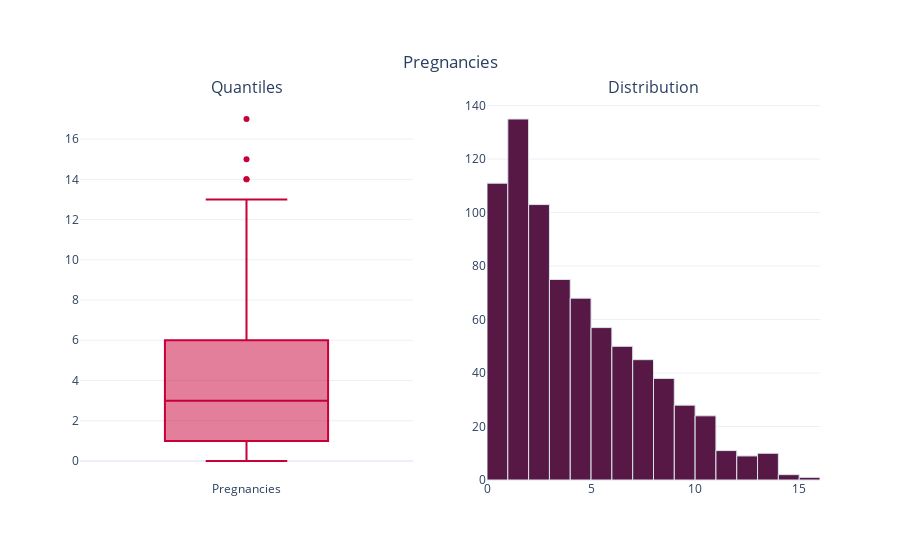
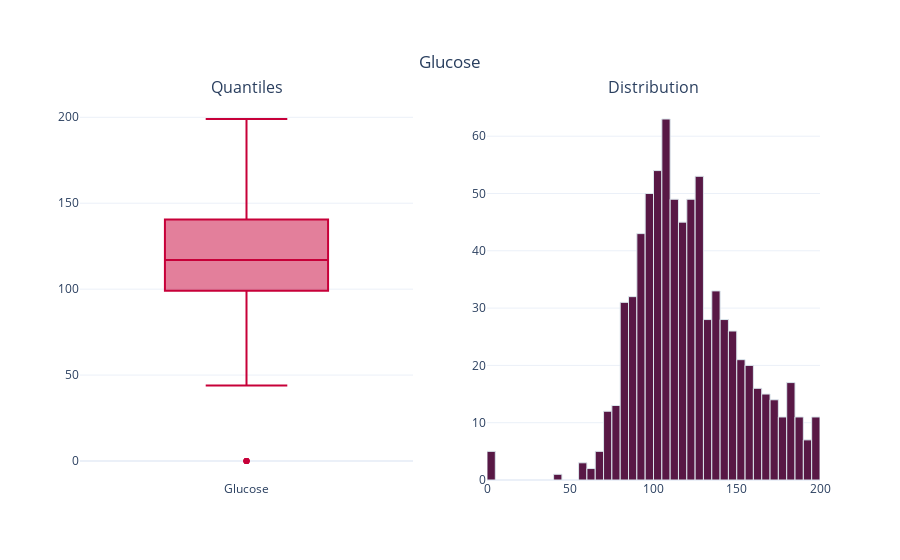
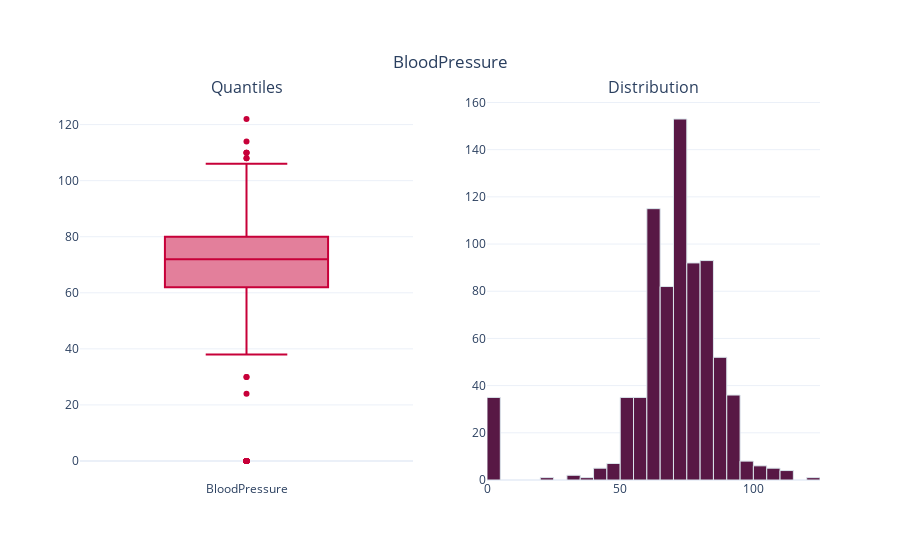
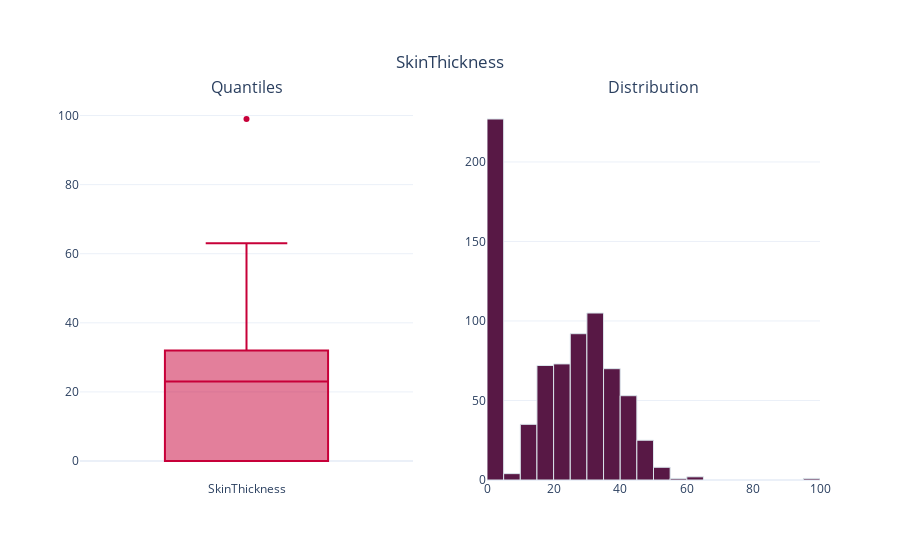

The notebook cell these images were saved under, in order:
### Markdown cell above
# Analysis of Numerical Features

### Code cell
# def num_summary(df, numerical_col, plot=False):
#     quantiles = [0.05, 0.10, 0.20, 0.30, 0.40, 0.50, 0.60, 0.70, 0.80, 0.90, 0.95, 0.99]
#     print(df[numerical_col].describe(quantiles))
#
#     if plot:
#         plt.figure(figsize=(10, 5))
#         # df[numerical_col].hist(bins=20)
#         sns.histplot(df[numerical_col], kde=True)
#         plt.show()
#
#
# for col in num_cols:
#     num_summary(df, col, plot=True)


def num_features_hist(df, column_name, i, hue):
    rcParams['figure.figsize'] = 30, 50
    sns.set(font_scale=1.5)
    sns.set_style("whitegrid")
    sns.set_palette("bright")
    plt.subplots_adjust(hspace=0.5)
    plt.subplot((len(num_cols) // 2 + 1), 2, i)
    sns.histplot(data=df, x=column_name, hue=hue,
                 kde=True, palette=constraints)


def num_summary(df, column_name):
    fig = make_subplots(rows=1, cols=2,
                        subplot_titles=('Quantiles', 'Distribution'))

    fig.add_trace(go.Box(y=df[column_name],
                         name=str(column_name),
                         showlegend=False,
                         boxpoints="outliers",
                         marker_color=constraints[1]),
                  row=1, col=1)

    fig.add_trace(go.Histogram(x=df[column_name],
                               xbins=dict(start=df[column_name].min(),
                                          end=df[column_name].max()),
                               showlegend=False,
                               name=str(column_name),
                               marker=dict(color=constraints[0],
                                           line=dict(color='#DBE6EC',
                                                     width=1))),
                  row=1, col=2)

    fig.update_layout(title={'text': column_name,
                             'y': 0.9,
                             'x': 0.5,
                             'xanchor': 'center',
                             'yanchor': 'top'},
                      template='plotly_white')

    iplot(fig)


i = 0
for column_name in num_cols:
    i = i + 1
    num_summary(df, column_name)
    num_features_hist(df, column_name, i, hue='Outcome')

plt.figure(figsize=(25, 7))
sns.set(font_scale=1.1)
sns.set_style("whitegrid")
plt.subplots_adjust(wspace=0.5)
sns.countplot(x=df['Age'], hue=df['Outcome'], palette=constraints)

### Figure 1 — Plotly figure (JSON) as saved in the notebook; plotly's stock layout.template omitted (floating-point values rounded to 4 significant figures; data arrays with more than 128 entries replaced by an {"elided": "..."} marker saying what was removed)
{"data": [{"boxpoints": "outliers", "marker": {"color": "#C70039"}, "name": "Pregnancies", "showlegend": false, "type": "box", "xaxis": "x", "y": {"elided": "768 int values"}, "yaxis": "y"}, {"marker": {"color": "#581845", "line": {"color": "#DBE6EC", "width": 1}}, "name": "Pregnancies", "showlegend": false, "type": "histogram", "x": {"elided": "768 int values"}, "xaxis": "x2", "xbins": {"end": 17, "start": 0}, "yaxis": "y2"}], "layout": {"annotations": [{"font": {"size": 16}, "showarrow": false, "text": "Quantiles", "x": 0.225, "xanchor": "center", "xref": "paper", "y": 1, "yanchor": "bottom", "yref": "paper"}, {"font": {"size": 16}, "showarrow": false, "text": "Distribution", "x": 0.775, "xanchor": "center", "xref": "paper", "y": 1, "yanchor": "bottom", "yref": "paper"}], "title": {"text": "Pregnancies", "x": 0.5, "xanchor": "center", "y": 0.9, "yanchor": "top"}, "xaxis": {"anchor": "y", "domain": [0, 0.45]}, "xaxis2": {"anchor": "y2", "domain": [0.55, 1]}, "yaxis": {"anchor": "x", "domain": [0, 1]}, "yaxis2": {"anchor": "x2", "domain": [0, 1]}}}

### Figure 2 — Plotly figure (JSON) as saved in the notebook; plotly's stock layout.template omitted (floating-point values rounded to 4 significant figures; data arrays with more than 128 entries replaced by an {"elided": "..."} marker saying what was removed)
{"data": [{"boxpoints": "outliers", "marker": {"color": "#C70039"}, "name": "Glucose", "showlegend": false, "type": "box", "xaxis": "x", "y": {"elided": "768 int values"}, "yaxis": "y"}, {"marker": {"color": "#581845", "line": {"color": "#DBE6EC", "width": 1}}, "name": "Glucose", "showlegend": false, "type": "histogram", "x": {"elided": "768 int values"}, "xaxis": "x2", "xbins": {"end": 199, "start": 0}, "yaxis": "y2"}], "layout": {"annotations": [{"font": {"size": 16}, "showarrow": false, "text": "Quantiles", "x": 0.225, "xanchor": "center", "xref": "paper", "y": 1, "yanchor": "bottom", "yref": "paper"}, {"font": {"size": 16}, "showarrow": false, "text": "Distribution", "x": 0.775, "xanchor": "center", "xref": "paper", "y": 1, "yanchor": "bottom", "yref": "paper"}], "title": {"text": "Glucose", "x": 0.5, "xanchor": "center", "y": 0.9, "yanchor": "top"}, "xaxis": {"anchor": "y", "domain": [0, 0.45]}, "xaxis2": {"anchor": "y2", "domain": [0.55, 1]}, "yaxis": {"anchor": "x", "domain": [0, 1]}, "yaxis2": {"anchor": "x2", "domain": [0, 1]}}}

### Figure 3 — Plotly figure (JSON) as saved in the notebook; plotly's stock layout.template omitted (floating-point values rounded to 4 significant figures; data arrays with more than 128 entries replaced by an {"elided": "..."} marker saying what was removed)
{"data": [{"boxpoints": "outliers", "marker": {"color": "#C70039"}, "name": "BloodPressure", "showlegend": false, "type": "box", "xaxis": "x", "y": {"elided": "768 int values"}, "yaxis": "y"}, {"marker": {"color": "#581845", "line": {"color": "#DBE6EC", "width": 1}}, "name": "BloodPressure", "showlegend": false, "type": "histogram", "x": {"elided": "768 int values"}, "xaxis": "x2", "xbins": {"end": 122, "start": 0}, "yaxis": "y2"}], "layout": {"annotations": [{"font": {"size": 16}, "showarrow": false, "text": "Quantiles", "x": 0.225, "xanchor": "center", "xref": "paper", "y": 1, "yanchor": "bottom", "yref": "paper"}, {"font": {"size": 16}, "showarrow": false, "text": "Distribution", "x": 0.775, "xanchor": "center", "xref": "paper", "y": 1, "yanchor": "bottom", "yref": "paper"}], "title": {"text": "BloodPressure", "x": 0.5, "xanchor": "center", "y": 0.9, "yanchor": "top"}, "xaxis": {"anchor": "y", "domain": [0, 0.45]}, "xaxis2": {"anchor": "y2", "domain": [0.55, 1]}, "yaxis": {"anchor": "x", "domain": [0, 1]}, "yaxis2": {"anchor": "x2", "domain": [0, 1]}}}

### Figure 4 — Plotly figure (JSON) as saved in the notebook; plotly's stock layout.template omitted (floating-point values rounded to 4 significant figures; data arrays with more than 128 entries replaced by an {"elided": "..."} marker saying what was removed)
{"data": [{"boxpoints": "outliers", "marker": {"color": "#C70039"}, "name": "SkinThickness", "showlegend": false, "type": "box", "xaxis": "x", "y": {"elided": "768 int values"}, "yaxis": "y"}, {"marker": {"color": "#581845", "line": {"color": "#DBE6EC", "width": 1}}, "name": "SkinThickness", "showlegend": false, "type": "histogram", "x": {"elided": "768 int values"}, "xaxis": "x2", "xbins": {"end": 99, "start": 0}, "yaxis": "y2"}], "layout": {"annotations": [{"font": {"size": 16}, "showarrow": false, "text": "Quantiles", "x": 0.225, "xanchor": "center", "xref": "paper", "y": 1, "yanchor": "bottom", "yref": "paper"}, {"font": {"size": 16}, "showarrow": false, "text": "Distribution", "x": 0.775, "xanchor": "center", "xref": "paper", "y": 1, "yanchor": "bottom", "yref": "paper"}], "title": {"text": "SkinThickness", "x": 0.5, "xanchor": "center", "y": 0.9, "yanchor": "top"}, "xaxis": {"anchor": "y", "domain": [0, 0.45]}, "xaxis2": {"anchor": "y2", "domain": [0.55, 1]}, "yaxis": {"anchor": "x", "domain": [0, 1]}, "yaxis2": {"anchor": "x2", "domain": [0, 1]}}}
